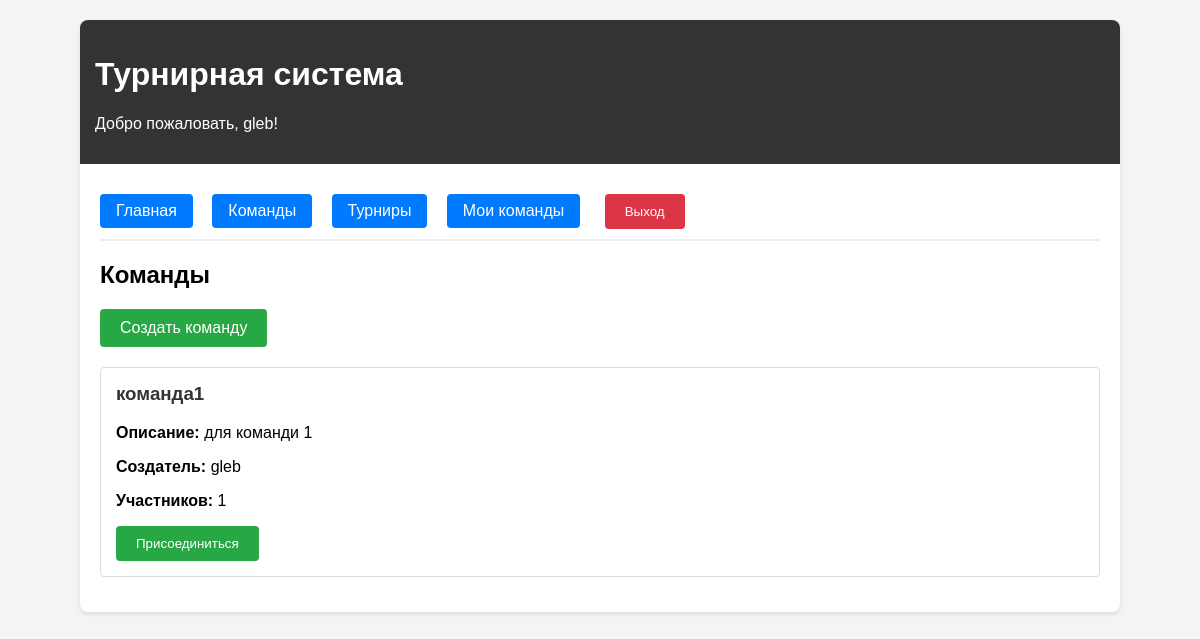
Page /teams (signed in) on the earlier database version.
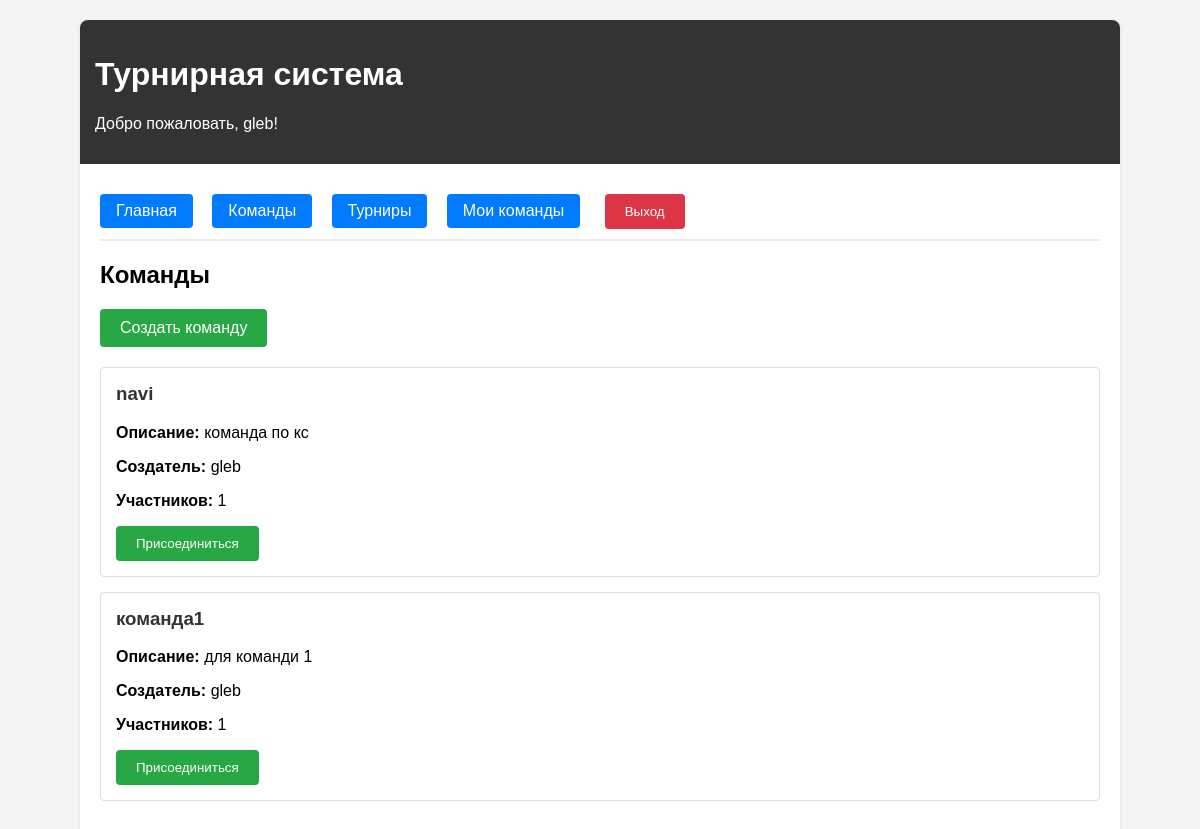
Same page on the later database version.
### tables this page shows
CREATE TABLE teams (
            id INTEGER PRIMARY KEY AUTOINCREMENT,
            name TEXT NOT NULL,
            description TEXT,
            creator_id INTEGER,
            FOREIGN KEY (creator_id) REFERENCES users (id)
        );

### main.py (the view)
@app.get("/teams", response_class=HTMLResponse)
async def teams_list(request: Request):
    user = require_auth(request)
    conn = get_db_connection()
    teams = conn.execute('''
        SELECT t.*, u.username as creator_name,
               COUNT(tm.user_id) as member_count
        FROM teams t
        LEFT JOIN users u ON t.creator_id = u.id
        LEFT JOIN team_members tm ON t.id = tm.team_id
        GROUP BY t.id
        ORDER BY t.id DESC
    ''').fetchall()
    conn.close()
    return templates.TemplateResponse("teams.html", {
        "request": request,
        "teams": teams,
        "csrf_token": generate_csrf_token(request),
        "username": user['username'],
        "user_id": user['id']
    })

### templates/teams.html (shortened to what this page needs)
{% extends "base.html" %}
{% block content %}
<h2>Команды</h2>
<a href="/create_team" class="btn" style="margin-bottom: 20px;">Создать команду</a>
{% if teams %}
    {% for team in teams %}
        <div class="card">
            <h3>{{ team.name }}</h3>
            <p><strong>Описание:</strong> {{ team.description or 'Нет описания' }}</p>
            <p><strong>Создатель:</strong> {{ team.creator_name or 'Неизвестно' }}</p>
            <p><strong>Участников:</strong> {{ team.member_count }}</p>
            <form method="POST" action="/join_team/{{ team.id }}" style="display: inline;">
                <button type="submit" class="btn">Присоединиться</button>
            </form>
        </div>
    {% endfor %}
{% else %}
    <p>Команды пока не созданы.</p>
{% endif %}
{% endblock %}

Differences in the rows shown:
added teams: name "navi", description "команда по кс", creator_name "gleb", member_count "1"
